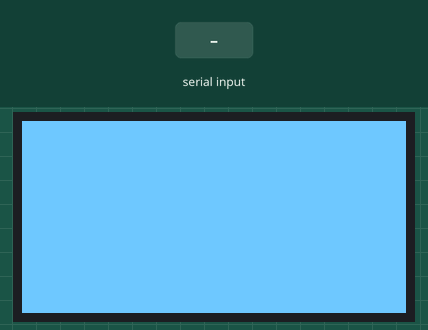
Recording of a sketch running on a simulated ESP32. On the bench: 128×64 one-colour display. Wiring (inferred from the names in the program): SH1106 OLED at I2C address 0x3C. The test bench sets the inputs (shaded band). What the sketch prints to the serial monitor is not drawn.

Above: at 2.3 s.
2.4 s: "n\n" received over Serial
At 3.6 s:
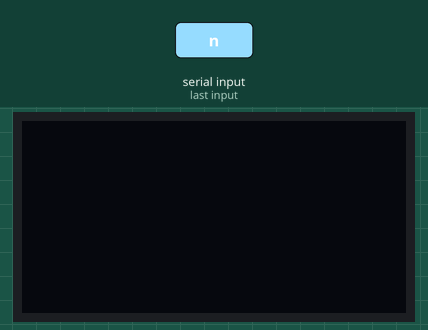
3.9 s: "1\n" received over Serial
At 5.2 s:
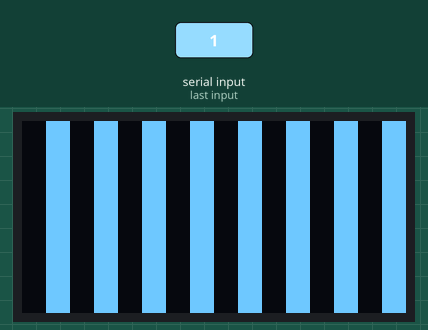
5.5 s: "2\n" received over Serial
At 6.5 s:
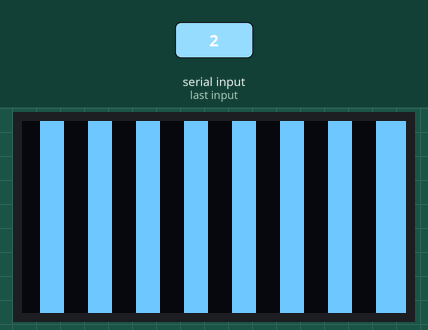
Timing chart, 0 to 8.5 s (numbered marks = the images above; inputs shaded):
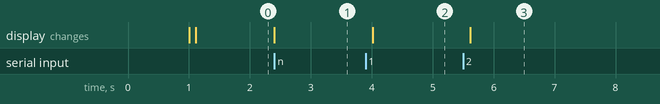

The sketch:

oled_raw_esp32.ino
```cpp
/*
  Project Sunaina - raw OLED diagnostic (classic ESP32), NO display library.
  For when the OLED is found on I2C but the screen stays blank.

  Wiring: VCC->3V3, GND->GND, SDA->D21, SCL->D22
  Board: "ESP32 Dev Module". Serial Monitor: 115200, "Newline".

  On boot it switches the panel on and lights EVERY pixel (white screen).
  Commands:
    a   all pixels on   (panel test, works on SH1106 and SSD1306)
    n   normal mode     (shows what is in memory)
    1   stripes, SH1106 style   (2 px column offset)
    2   stripes, SSD1306 style
    c   clear memory
    h   switch on again using the SH1106 power command only
    s   switch on again using the SSD1306 power command only
*/

#include <Wire.h>

#define I2C_SDA 21
#define I2C_SCL 22
uint8_t ADDR = 0x3C;

bool cmd(uint8_t c) {
  Wire.beginTransmission(ADDR);
  Wire.write(0x00);   // control byte: command
  Wire.write(c);
  return Wire.endTransmission() == 0;
}

void cmds(const uint8_t *list, int n) {
  for (int i = 0; i < n; i++) cmd(list[i]);
}

// Same basic setup for both chips. Only the power-on command differs.
const uint8_t BASE[] = {
  0xAE,        // display off
  0xD5, 0x80,  // clock
  0xA8, 0x3F,  // 64 rows
  0xD3, 0x00,  // no vertical offset
  0x40,        // start line 0
  0xA1,        // flip columns
  0xC8,        // flip rows
  0xDA, 0x12,  // COM pins
  0x81, 0xCF,  // contrast
  0xD9, 0xF1,  // pre-charge
  0xDB, 0x40,  // VCOM level
  0x20, 0x02,  // page addressing (SSD1306; harmless on SH1106)
};

void switchOn(bool sh1106, bool ssd1306) {
  cmds(BASE, sizeof(BASE));
  if (ssd1306) { cmd(0x8D); cmd(0x14); }   // SSD1306 charge pump on
  if (sh1106)  { cmd(0xAD); cmd(0x8B); }   // SH1106 DC-DC on
  cmd(0xA6);   // not inverted
  cmd(0xAF);   // display on
  delay(100);
}

void fill(uint8_t pattern, uint8_t colOffset) {
  for (uint8_t page = 0; page < 8; page++) {
    cmd(0xB0 + page);
    cmd(0x00 + (colOffset & 0x0F));
    cmd(0x10 + (colOffset >> 4));
    for (int x = 0; x < 128; x += 16) {
      Wire.beginTransmission(ADDR);
      Wire.write(0x40);   // control byte: data
      for (int k = 0; k < 16; k++) Wire.write(((x + k) / 8) % 2 ? pattern : 0x00);
      Wire.endTransmission();
    }
  }
}

void setup() {
  Serial.begin(115200);
  delay(1000);
  Serial.println("\nProject Sunaina - raw OLED diagnostic");
  Wire.begin(I2C_SDA, I2C_SCL, 100000);

  Wire.beginTransmission(0x3C);
  if (Wire.endTransmission() != 0) {
    Wire.beginTransmission(0x3D);
    if (Wire.endTransmission() == 0) ADDR = 0x3D;
    else { Serial.println("No OLED at 0x3C or 0x3D. Check wiring."); return; }
  }
  Serial.printf("OLED at 0x%02X\n", ADDR);

  switchOn(true, true);   // send both power commands; each chip ignores the other's
  cmd(0xA5);              // all pixels on
  Serial.println("Sent: power on + ALL PIXELS ON. The whole screen should be white/blue now.");
  Serial.println("Commands: a, n, 1, 2, c, h, s  (see top of file)");
}

void loop() {
  if (!Serial.available()) return;
  String in = Serial.readStringUntil('\n');
  in.trim();
  if      (in == "a") { cmd(0xA5); Serial.println("all pixels on"); }
  else if (in == "n") { cmd(0xA4); Serial.println("normal mode (memory contents)"); }
  else if (in == "1") { cmd(0xA4); fill(0xFF, 2); Serial.println("stripes, SH1106 style"); }
  else if (in == "2") { cmd(0xA4); fill(0xFF, 0); Serial.println("stripes, SSD1306 style"); }
  else if (in == "c") { fill(0x00, 0); fill(0x00, 2); Serial.println("cleared"); }
  else if (in == "h") { switchOn(true, false); cmd(0xA5); Serial.println("on with SH1106 power cmd, all pixels"); }
  else if (in == "s") { switchOn(false, true); cmd(0xA5); Serial.println("on with SSD1306 power cmd, all pixels"); }
  else Serial.println("?  a / n / 1 / 2 / c / h / s");
}
```

Measured:
- after the input at 2.4 s, the display: changes at once (image 1)
- after the input at 3.9 s, the display: changes after 0.11 s (image 2)
- after the input at 5.5 s, the display: changes after 0.11 s (image 3)
